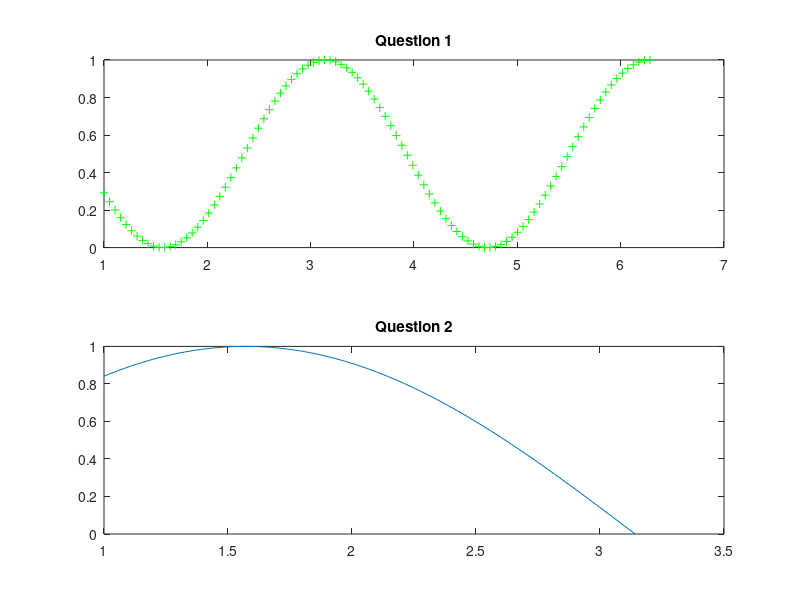
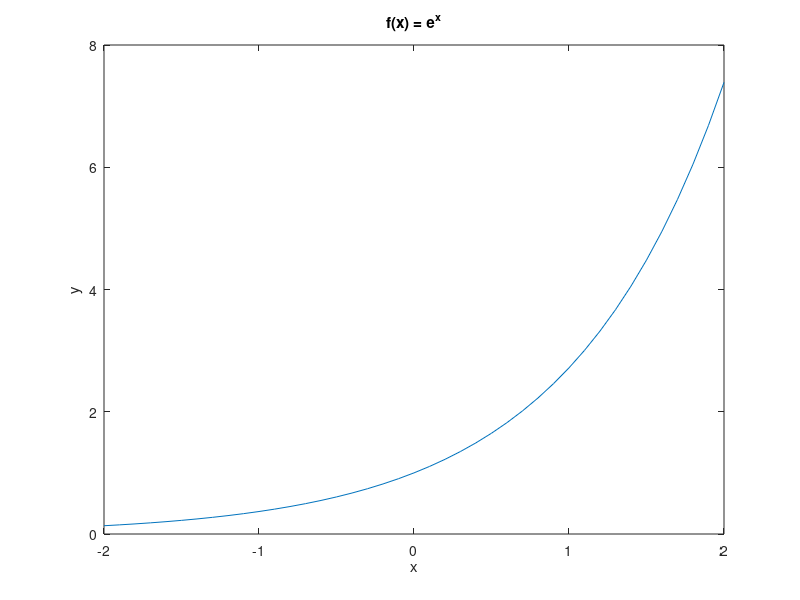
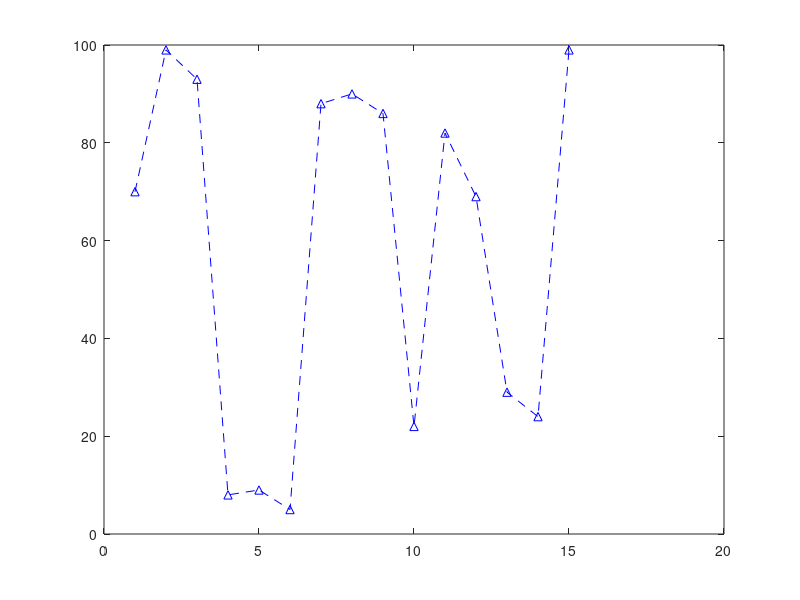
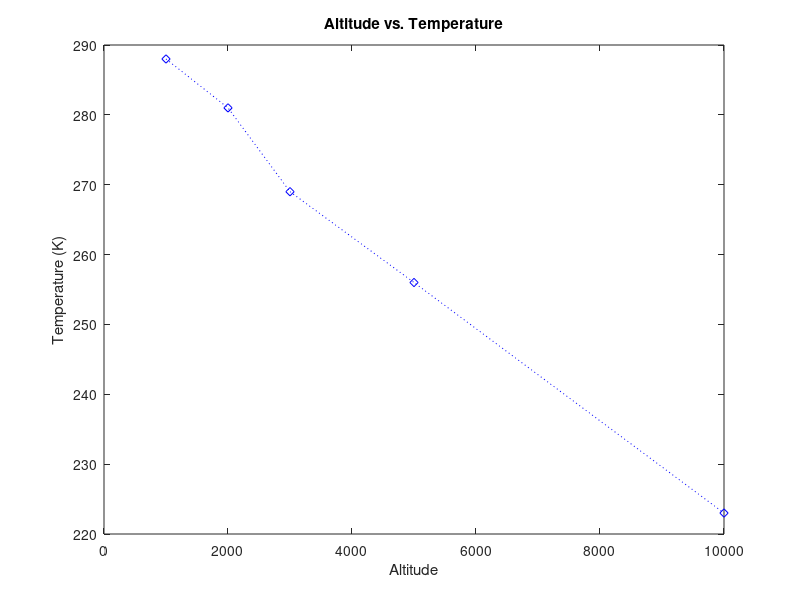

Reproduce these figures in MATLAB, in order.
clear
clc

%
% Author: Josh Carlile
% Class: Mr. Hogan's ENGR 240
% Date: 2/4/2020
%

%% QUESTION 1
% Create a script that creates variables X and Y. Assign values to these
% variables and plot them using green +.

X = linspace (1, 2*pi);
Y = 1 - sin (X).^2;

figure ('Name', 'Subplot practice', 'NumberTitle', 'off')
subplot (211)
plot (X, Y, 'g+')
title ('Question 1')

%% QUESTION 2
% Create a vector x with values ranging from 1 to pi. Calculate the vector
% y with the values sin (x) and plot them

x = linspace (1, pi);
y = sin (x);

subplot (212)
plot (x, y)
title ('Question 2')

%% QUESTION 3
% Plot exp (x) for values of x ranging from -2 to 2 in steps of 0.1. Place
% an appropreate title on the plot and label the axis.

x = -2:0.1:2;
y = exp (x);

figure ('Name', 'Question 3', 'NumberTitle', 'off')
plot (x, y);
title ('f(x) = e^x');
xlabel ('x');
ylabel ('y');

%% QUESTION 4

y = randi ([1, 100], [1, 15]);
x = 1:1:length (y);

figure('Name', 'Question 4', 'NumberTitle', 'off')
plot(x, y, '--b^');


%% QUESTION 5

x = [1000   2000    3000    5000    10000];
y = [288    281     269     256     223];

figure('Name', 'Question 5', 'NumberTitle', 'off')
plot(x, y, "bd:");
title("Altitude vs. Temperature");
xlabel("Altitude");
ylabel("Temperature (K)");

%% QUESTION 6

P = 15000;
i = 0.10;

x = 0:40;
y = P*(1+i).^x;

figure('Name', 'Question 6', 'NumberTitle', 'off')
plot(x, y);
title("Compounding Interest");
xlabel("Years");
ylabel("Amount ($)");


%% FUNCTION DEFINITIONS
